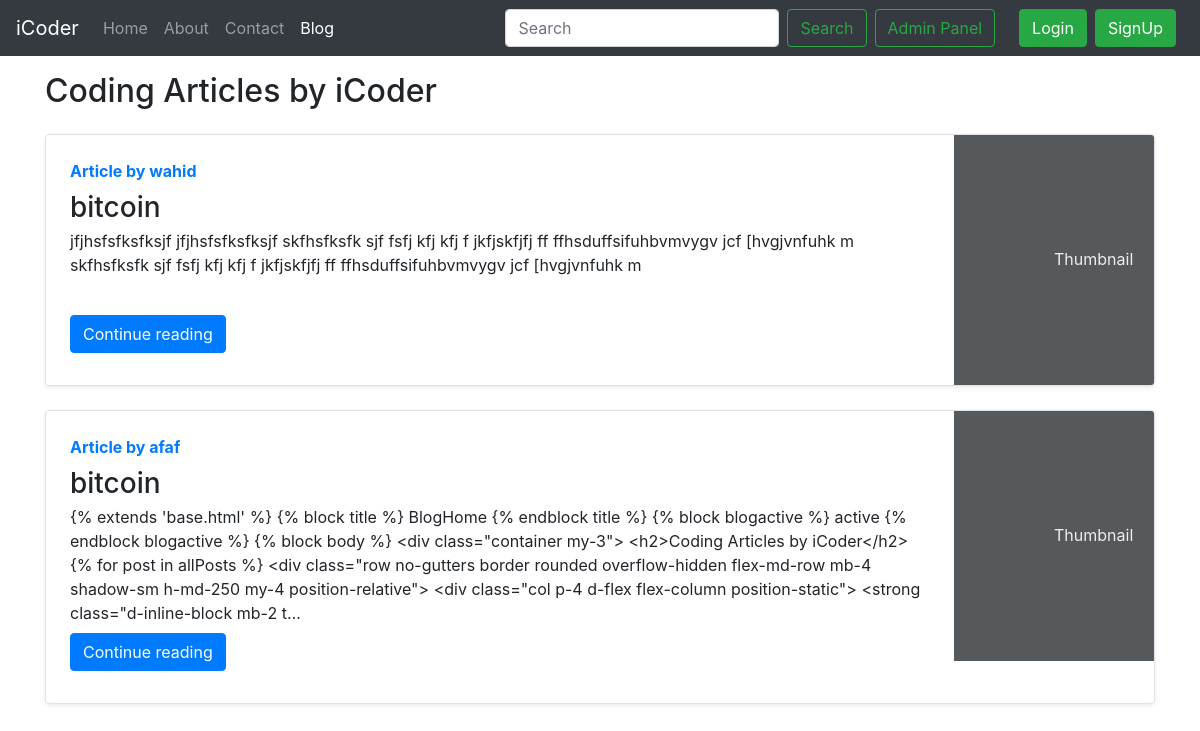
Screenshot of /blog/ with the database file from the repository.
### blog/models.py (models this page shows, shortened)
class Post(models.Model):
    sno = models.AutoField(primary_key=True)
    title = models.CharField(max_length=255)
    author = models.CharField(max_length=14)
    slug = models.CharField(max_length=130)
    timeStamp = models.DateTimeField(blank=True)
    content = models.TextField()

### blog/views.py (the view)
# urls.py: path('', views.blogHome, name="blogHome"),
def blogHome(request):
    allPosts = Post.objects.all()
    context = {'allPosts': allPosts}
    return render(request, 'blog/blogHome.html', context)

### templates/blog/blogHome.html (shortened to what this page needs)
{% extends 'base.html' %}
{% block blogactive %} active {% endblock blogactive %}
{% block body %}
<div class="container my-3">
    <h2>Coding Articles by iCoder</h2>
    {% for post in allPosts %}
    <div class="row no-gutters border rounded overflow-hidden flex-md-row mb-4 shadow-sm h-md-250 my-4 position-relative">
        <div class="col p-4 d-flex flex-column position-static">
            <strong class="d-inline-block mb-2 text-primary">Article by {{post.author}}</strong>
            <h3 class="mb-0">{{post.title}}</h3>
            <p class="card-text mb-auto">{{post.content| truncatechars:500}}</p>
            <div class="my-2">
                <a href="/blog/{{post.slug}}" role="button" class="btn btn-primary">Continue reading</a>
            </div>
        </div>
        <div class="col-auto d-none d-lg-block">
            <svg class="bd-placeholder-img" width="200" height="250" xmlns="http://www.w3.org/2000/svg" preserveAspectRatio="xMidYMid slice" focusable="false" role="img" aria-label="Placeholder: Thumbnail">
                <rect width="100%" height="100%" fill="#55595c"></rect><text x="50%" y="50%" fill="#eceeef" dy=".3em">Thumbnail</text>
            </svg>
        </div>
    </div>
    {% endfor %}
</div>
{% endblock %}

### rows the page displays
Post: author "wahid", title "bitcoin", content "jfjhsfsfksfksjf jfjhsfsfksfksjf skfhsfksfk sjf fsfj kfj kfj f jkfjskfjfj ff ffhsduffsifuhbvmvygv jcf [hvgjvnfuhk m skfhsfksfk sjf fsfj kfj kfj f jkfjskfjfj ff ffhsduffsifuhbvmvygv jcf [hvgjvnfuhk m"
Post: author "afaf", title "bitcoin", content "{% extends 'base.html' %} {% block title %} BlogHome {% endblock title %} {% block blogactive %} active {% endblock blogactive %} {% block body %} <div class=\"container my-3\"> <h2>Coding Articles by iCoder</h2> {% for post in allPosts %} <div class=\"row no-gutters border rounded overflow-hidden flex-md-row mb-4 shadow-sm h-md-250 my-4 position-relative\"> <div class=\"col p-4 d-flex flex-column position-static\"> <strong class=\"d-inline-block mb-2 t…"
